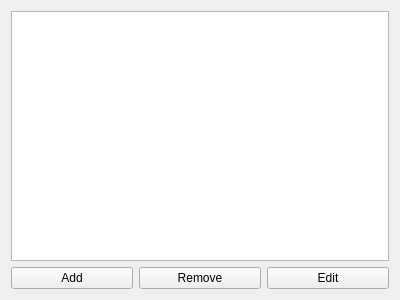
<?xml version="1.0" encoding="UTF-8"?>
<ui version="4.0">
 <class>ActionTab</class>
 <widget class="QWidget" name="ActionTab">
  <property name="geometry">
   <rect>
    <x>0</x>
    <y>0</y>
    <width>400</width>
    <height>300</height>
   </rect>
  </property>
  <property name="windowTitle">
   <string>Form</string>
  </property>
  <layout class="QVBoxLayout" name="verticalLayout">
   <item>
    <widget class="QListWidget" name="actionList"/>
   </item>
   <item>
    <layout class="QHBoxLayout" name="horizontalLayout">
     <item>
      <widget class="QPushButton" name="btnAdd">
       <property name="text">
        <string>Add</string>
       </property>
       <property name="icon">
        <iconset resource="resources.qrc">
         <normaloff>:/assets/images/button-icons/add.png</normaloff>:/assets/images/button-icons/add.png</iconset>
       </property>
      </widget>
     </item>
     <item>
      <widget class="QPushButton" name="btnRemove">
       <property name="text">
        <string>Remove</string>
       </property>
       <property name="icon">
        <iconset resource="resources.qrc">
         <normaloff>:/assets/images/button-icons/remove.png</normaloff>:/assets/images/button-icons/remove.png</iconset>
       </property>
      </widget>
     </item>
     <item>
      <widget class="QPushButton" name="btnEdit">
       <property name="text">
        <string>Edit</string>
       </property>
       <property name="icon">
        <iconset resource="resources.qrc">
         <normaloff>:/assets/images/button-icons/edit.png</normaloff>:/assets/images/button-icons/edit.png</iconset>
       </property>
      </widget>
     </item>
    </layout>
   </item>
  </layout>
 </widget>
 <resources>
  <include location="resources.qrc"/>
 </resources>
 <connections/>
</ui>
